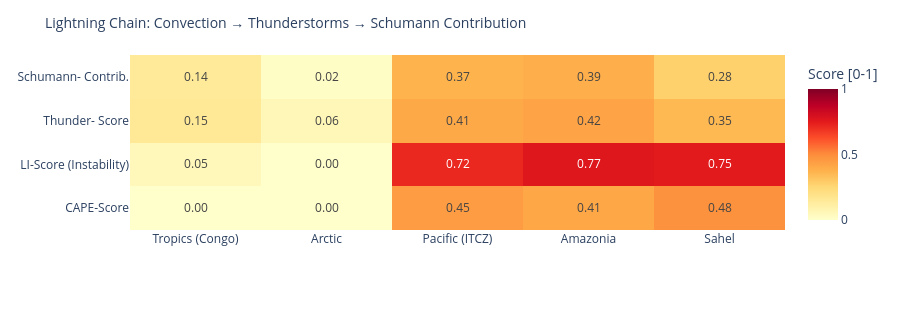

This figure's notebook cell:
### Code cell
# ============================================================
# LIGHTNING CHAIN: Convection → Thunderstorms → Schumann
# Shows the causal chain per measurement point as heatmap
# ============================================================

def cape_score(v):
    """CAPE → normalized score [0,1]"""
    if v is None or pd.isna(v): return 0.0
    return min(1.0, float(v) / 3000)

def li_score(v):
    """Lifted Index: negative = unstable → score [0,1]"""
    if v is None or pd.isna(v): return 0.3
    return min(1.0, max(0.0, (-float(v) + 6) / 12))

def cloud_score(v):
    if v is None or pd.isna(v): return 0.3
    return float(v) / 100

def thunder_score(row):
    """Kombinierter Gewitterwahrscheinlichkeits-Score
    CAPE + LI + Bedeckung + WMO-Gewitter + konvektiver Niederschlag (showers)
    Hinweis: X-Ray und Kp sind kein Bestandteil – nur geomagn./solarer Kontext.
    """
    cs = cape_score(row.get('cape'))
    ls = li_score(row.get('li'))
    cl = cloud_score(row.get('cloud'))
    t  = 1.0 if row.get('thunderstorm') else 0.0
    # Convective precipitation (showers) as additional indicator
    sh = min(1.0, (row.get('showers') or 0) / 5.0)
    return round(cs * 0.30 + ls * 0.25 + cl * 0.15 + t * 0.20 + sh * 0.10, 3)

def schumann_contribution(t_score, lat):
    """Schumann contribution: higher in tropics (±30°), scaled by thunderstorm score"""
    lat_weight = max(0.3, 1.0 - abs(lat) / 60)
    return round(t_score * lat_weight, 3)

df_atm['cape_score']   = df_atm.apply(lambda r: cape_score(r['cape']), axis=1)
df_atm['li_score']     = df_atm.apply(lambda r: li_score(r['li']),    axis=1)
df_atm['thunder_score']= df_atm.apply(lambda r: thunder_score(r.to_dict()), axis=1)
df_atm['schumann_contribution'] = df_atm.apply(
    lambda r: schumann_contribution(r['thunder_score'], r['lat']), axis=1)

metrics = ['cape_score', 'li_score', 'thunder_score', 'schumann_contribution']
labels  = ['CAPE-Score', 'LI-Score\n(Instability)', 'Thunder-\nScore', 'Schumann-\nContrib.']
z_data  = [df_atm[m].tolist() for m in metrics]

fig = go.Figure(go.Heatmap(
    z=z_data,
    x=df_atm['point'].tolist(),
    y=labels,
    colorscale='YlOrRd',
    zmin=0, zmax=1,
    text=[[f'{v:.2f}' for v in row] for row in z_data],
    texttemplate='%{text}', textfont=dict(size=12),
    colorbar=dict(title='Score [0-1]')
))
fig.update_layout(
    title=dict(text='Lightning Chain: Convection → Thunderstorms → Schumann Contribution', font=dict(size=14)),
    height=310,
    plot_bgcolor='rgba(0,0,0,0)', paper_bgcolor='rgba(0,0,0,0)',
    margin=dict(l=130, r=80, t=55, b=80)
)
fig.show()

### Figure 1 — Plotly figure (JSON) as saved in the notebook; plotly's stock layout.template omitted (floating-point values rounded to 4 significant figures)
{"data": [{"colorbar": {"title": {"text": "Score [0-1]"}}, "colorscale": [[0.0, "rgb(255,255,204)"], [0.125, "rgb(255,237,160)"], [0.25, "rgb(254,217,118)"], [0.375, "rgb(254,178,76)"], [0.5, "rgb(253,141,60)"], [0.625, "rgb(252,78,42)"], [0.75, "rgb(227,26,28)"], [0.875, "rgb(189,0,38)"], [1.0, "rgb(128,0,38)"]], "text": [["0.00", "0.00", "0.45", "0.41", "0.48"], ["0.05", "0.00", "0.72", "0.77", "0.75"], ["0.15", "0.06", "0.41", "0.42", "0.35"], ["0.14", "0.02", "0.37", "0.39", "0.28"]], "textfont": {"size": 12}, "texttemplate": "%{text}", "type": "heatmap", "x": ["Tropics (Congo)", "Arctic", "Pacific (ITCZ)", "Amazonia", "Sahel"], "y": ["CAPE-Score", "LI-Score\n(Instability)", "Thunder-\nScore", "Schumann-\nContrib."], "z": [[0.0, 0.0, 0.45, 0.4133, 0.4833], [0.05, 0.0, 0.7167, 0.7667, 0.75], [0.152, 0.058, 0.406, 0.421, 0.354], [0.142, 0.017, 0.372, 0.386, 0.277]], "zmax": 1, "zmin": 0}], "layout": {"height": 310, "margin": {"b": 80, "l": 130, "r": 80, "t": 55}, "paper_bgcolor": "rgba(0,0,0,0)", "plot_bgcolor": "rgba(0,0,0,0)", "title": {"font": {"size": 14}, "text": "Lightning Chain: Convection → Thunderstorms → Schumann Contribution"}}}
